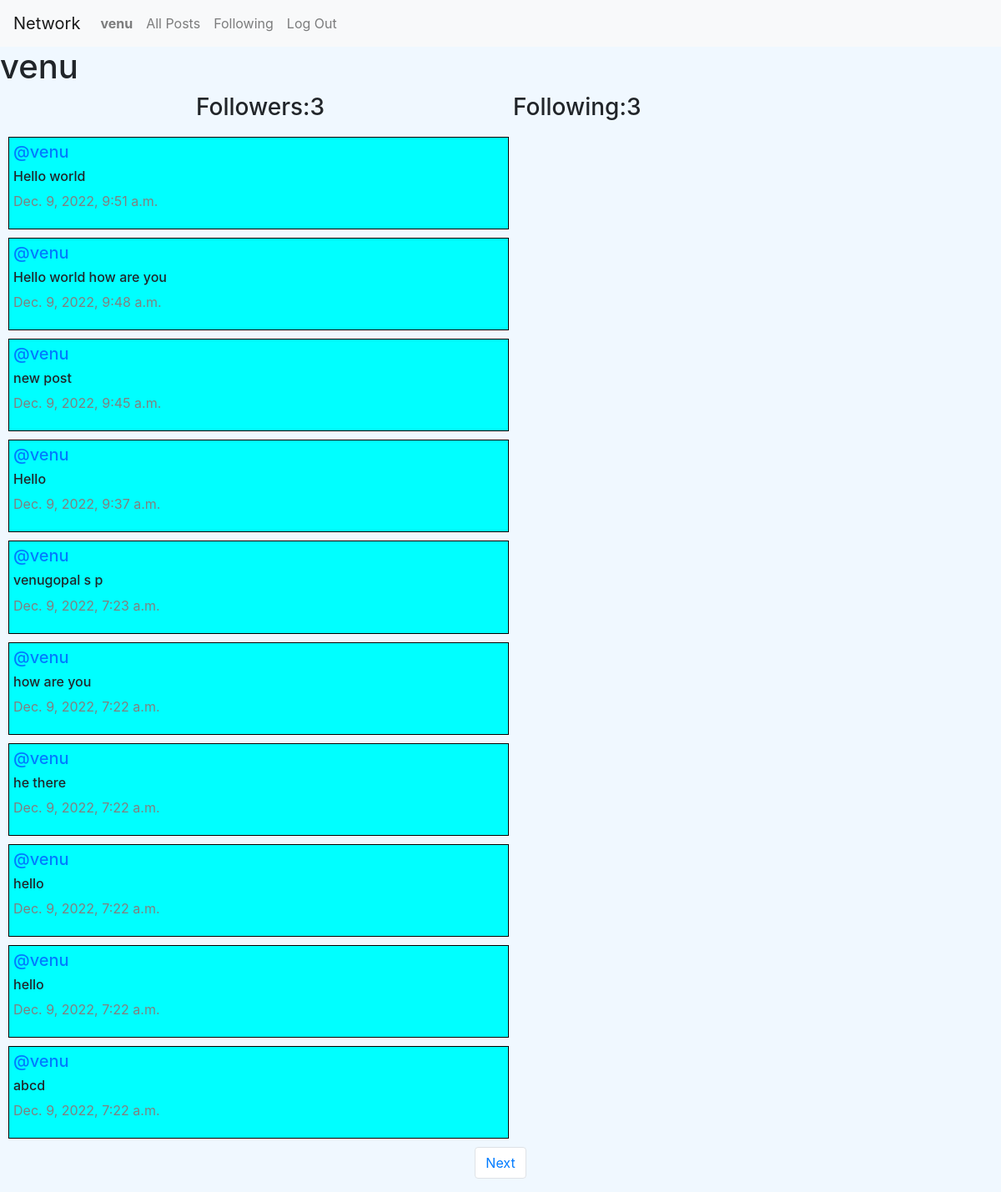
/profile/1 (signed in), run on the app's committed database.
### network/models.py (models this page shows, shortened)
class User(AbstractUser):
    pass

class Post(models.Model):
    content = models.CharField(max_length=160)
    user = models.ForeignKey(User, on_delete=models.CASCADE, related_name="author")
    date  = models.DateTimeField(auto_now_add=True)
    liked = models.ManyToManyField(User, default=None, blank=True)

### network/views.py (the view)
# urls.py: path("profile/<int:user_id>", views.profile, name="profile"),
def profile(request, user_id):
    user = User.objects.get(pk=user_id)
    allPosts = Post.objects.filter(user=user).order_by("id").reverse()
    following = Follow.objects.filter(user=user)
    followers = Follow.objects.filter(user_follower=user)
    try:
        checkFollow = followers.filter(user=User.objects.get(pk=request.user.id))
        if len(checkFollow) != 0:
            isFollowing = True
        else:
            isFollowing = False
    except:
        isFollowing = False
    paginator = Paginator(allPosts, 10)
    page_number = request.GET.get('page')
    posts_of_page = paginator.get_page(page_number)
    return render(request, "network/profile.html", {
        "allPosts": allPosts,
        "posts_of_page": posts_of_page,
        "username": user.username,
        "following": following,
        "follower": followers,
        "isFollowing": isFollowing,
        "user_profile": user
    })

### network/templates/network/profile.html (shortened to what this page needs)
{% extends "network/layout.html" %}
{% block body %}
    <h1>{{ username }}</h1>
    <div class="container">
        <div class="row d-flex justify-content-center">
            <h3 class="col-4">Followers:{{ follower.count }}</h3>
            <h3 class="col-4">Following:{{ following.count }}</h3>
        </div>
    </div>
    <div class="all_post">
        {% for post in posts_of_page %}
            <div class="row_post" id="prof">
                <h5 class="username"><a href="{% url 'profile' user_id=post.user.id %}">@{{ post.user }}</a></h5>
                <h6 class="content">{{ post.content }}</h6>
                <p class="date">{{ post.date }}</p>
            </div>
        {% endfor %}
    </div>
    <nav aria-label="Page navigation example">
        <ul class="pagination d-flex justify-content-center">
            {% if posts_of_page.has_next %}
                <li class="page-item"><a class="page-link" href="?page={{ posts_of_page.next_page_number }}">Next</a></li>
            {% endif %}
        </ul>
    </nav>
{% endblock %}

### network/templates/network/layout.html (shortened to what this page needs)
{% load static %}
<!DOCTYPE html>
<html lang="en">
    <head>
        <link rel="stylesheet" href="https://stackpath.bootstrapcdn.com/bootstrap/4.4.1/css/bootstrap.min.css">
        <link href="{% static 'network/styles.css' %}" rel="stylesheet">
    </head>
    <body>
        <nav class="navbar navbar-expand-lg navbar-light bg-light">
            <a class="navbar-brand" href="{% url 'index' %}">Network</a>
            <div>
              <ul class="navbar-nav mr-auto">
                {% if user.is_authenticated %}
                    <li class="nav-item">
                        <a class="nav-link" href="{% url 'profile' user_id=user.id %}"><strong>{{ user.username }}</strong></a>
                    </li>
                {% endif %}
                <li class="nav-item">
                  <a class="nav-link" href="{% url 'index' %}">All Posts</a>
                </li>
                {% if user.is_authenticated %}
                    <li class="nav-item">
                        <a class="nav-link" href="{% url 'following' %}">Following</a>
                    </li>
                    <li class="nav-item">
                        <a class="nav-link" href="{% url 'logout' %}">Log Out</a>
                    </li>
                {% endif %}
              </ul>
            </div>
          </nav>
        <div class="body">
            {% block body %}
            {% endblock %}
        </div>
    </body>
</html>

### network/static/network/styles.css (style rules this page uses)
body { background-color: aliceblue; }
#feeds, #prof, #follow { border: 1px solid black; margin: 10px; padding: 5px; width:600px; background-color: aqua; }
.date { color: grey; }

### data on the page
User: username "venu"
Post: user "venu", content "Hello world", date "Dec. 9, 2022, 9:51 a.m."
Post: user "venu", content "Hello world how are you", date "Dec. 9, 2022, 9:48 a.m."
Post: user "venu", content "new post", date "Dec. 9, 2022, 9:45 a.m."
Post: user "venu", content "Hello", date "Dec. 9, 2022, 9:37 a.m."
Post: user "venu", content "venugopal s p", date "Dec. 9, 2022, 7:23 a.m."
Post: user "venu", content "how are you", date "Dec. 9, 2022, 7:22 a.m."
Post: user "venu", content "he there", date "Dec. 9, 2022, 7:22 a.m."
Post: user "venu", content "hello", date "Dec. 9, 2022, 7:22 a.m."
Post: user "venu", content "hello", date "Dec. 9, 2022, 7:22 a.m."
Post: user "venu", content "abcd", date "Dec. 9, 2022, 7:22 a.m."

### other printed values
{{ follower.count }} "3"
{{ following.count }} "3"
